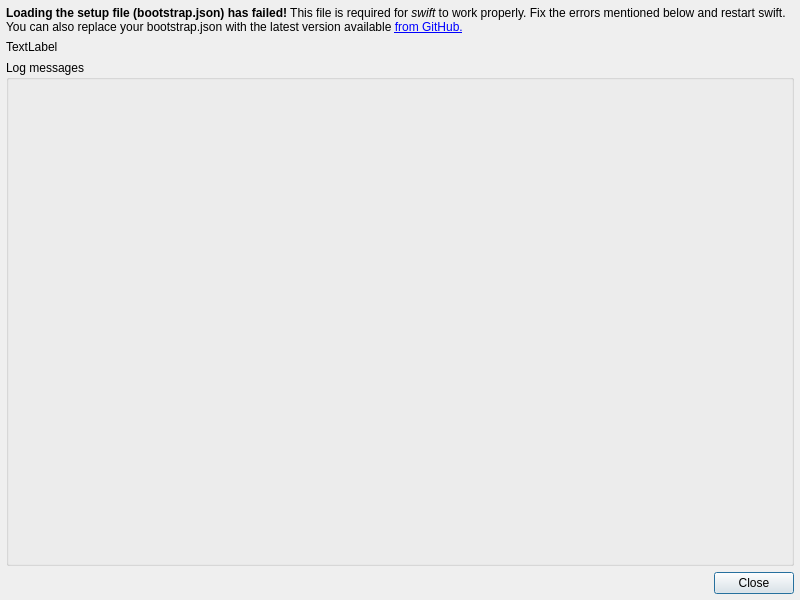
<?xml version="1.0" encoding="UTF-8"?>
<ui version="4.0">
 <class>CSetupLoadingDialog</class>
 <widget class="QDialog" name="CSetupLoadingDialog">
  <property name="geometry">
   <rect>
    <x>0</x>
    <y>0</y>
    <width>800</width>
    <height>600</height>
   </rect>
  </property>
  <property name="minimumSize">
   <size>
    <width>600</width>
    <height>400</height>
   </size>
  </property>
  <property name="windowTitle">
   <string>Loading the setup file failed</string>
  </property>
  <property name="modal">
   <bool>true</bool>
  </property>
  <layout class="QVBoxLayout" name="vl_SetupDialog">
   <property name="leftMargin">
    <number>6</number>
   </property>
   <property name="topMargin">
    <number>6</number>
   </property>
   <property name="rightMargin">
    <number>6</number>
   </property>
   <property name="bottomMargin">
    <number>6</number>
   </property>
   <item>
    <widget class="QLabel" name="lbl_Info">
     <property name="text">
      <string>&lt;html&gt;&lt;head/&gt;&lt;body&gt;&lt;p&gt;&lt;span style=&quot; font-weight:600;&quot;&gt;Loading the setup file (bootstrap.json) has failed!&lt;/span&gt; This file is required for &lt;span style=&quot; font-style:italic;&quot;&gt;swift&lt;/span&gt; to work properly. Fix the errors mentioned below and restart swift. You can also replace your bootstrap.json with the latest version available &lt;a href=&quot;https://raw.githubusercontent.com/swift-project/pilotclient/main/resources/share/shared/bootstrap/bootstrap.json&quot;&gt;&lt;span style=&quot; text-decoration: underline; color:#0000ff;&quot;&gt;from GitHub.&lt;/span&gt;&lt;/a&gt;&lt;/p&gt;&lt;/body&gt;&lt;/html&gt;</string>
     </property>
     <property name="textFormat">
      <enum>Qt::RichText</enum>
     </property>
     <property name="wordWrap">
      <bool>true</bool>
     </property>
     <property name="openExternalLinks">
      <bool>true</bool>
     </property>
    </widget>
   </item>
   <item>
    <widget class="QLabel" name="lbl_ownBootstrap">
     <property name="text">
      <string>TextLabel</string>
     </property>
     <property name="openExternalLinks">
      <bool>true</bool>
     </property>
    </widget>
   </item>
   <item>
    <widget class="QGroupBox" name="gb_Log">
     <property name="title">
      <string>Log messages</string>
     </property>
     <layout class="QVBoxLayout" name="vl_LogMessages">
      <item>
       <widget class="swift::gui::components::CStatusMessagesDetail" name="comp_Messages">
        <property name="sizePolicy">
         <sizepolicy hsizetype="Preferred" vsizetype="Expanding">
          <horstretch>0</horstretch>
          <verstretch>0</verstretch>
         </sizepolicy>
        </property>
        <property name="minimumSize">
         <size>
          <width>0</width>
          <height>200</height>
         </size>
        </property>
       </widget>
      </item>
     </layout>
    </widget>
   </item>
   <item>
    <widget class="QDialogButtonBox" name="bb_Dialog">
     <property name="orientation">
      <enum>Qt::Horizontal</enum>
     </property>
     <property name="standardButtons">
      <set>QDialogButtonBox::Close</set>
     </property>
    </widget>
   </item>
  </layout>
 </widget>
 <customwidgets>
  <customwidget>
   <class>swift::gui::components::CStatusMessagesDetail</class>
   <extends>QFrame</extends>
   <header>gui/components/statusmessagesdetail.h</header>
   <container>1</container>
  </customwidget>
 </customwidgets>
 <resources/>
 <connections>
  <connection>
   <sender>bb_Dialog</sender>
   <signal>accepted()</signal>
   <receiver>CSetupLoadingDialog</receiver>
   <slot>accept()</slot>
   <hints>
    <hint type="sourcelabel">
     <x>248</x>
     <y>254</y>
    </hint>
    <hint type="destinationlabel">
     <x>157</x>
     <y>274</y>
    </hint>
   </hints>
  </connection>
  <connection>
   <sender>bb_Dialog</sender>
   <signal>rejected()</signal>
   <receiver>CSetupLoadingDialog</receiver>
   <slot>reject()</slot>
   <hints>
    <hint type="sourcelabel">
     <x>316</x>
     <y>260</y>
    </hint>
    <hint type="destinationlabel">
     <x>286</x>
     <y>274</y>
    </hint>
   </hints>
  </connection>
 </connections>
</ui>
